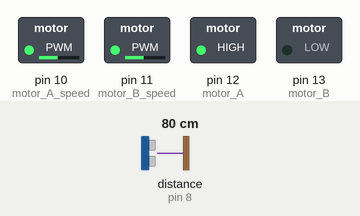
Bench run of a sketch on a simulated Arduino Uno, built with avr-gcc and run on an emulated ATmega328P. Shown: switched loads named in the sketch (green lamp = pin HIGH). The test bench sets the inputs (shaded band); at power-on: distance to the obstacle (sensor on pin 8) 80 cm. The echo pulse lasts 58.3 µs per cm; random numbers use the default seed unless the sketch sets one.

Above: at 1.9 s.
2.0 s: distance to the obstacle (sensor on pin 8) set to 17 cm
3.5 s: distance to the obstacle (sensor on pin 8) set to 14 cm
At 4.4 s:
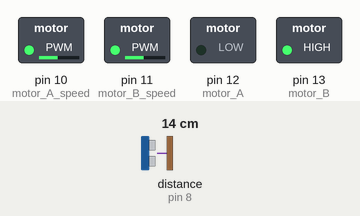
At 5.0 s:
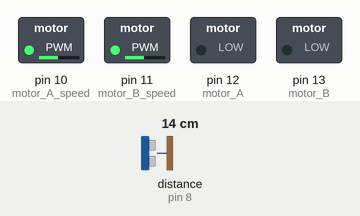
Timing chart, 0 to 12.5 s (numbered marks = the images above; inputs shaded):
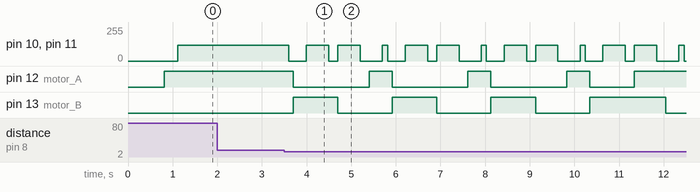

The sketch:

ultrasonic_sensor_code.ino
```cpp
#include <NewPing.h>

#define TRIG_PIN 7
#define ECHO_PIN 8
#define MAX_DISTANCE 200
#define MAX_SPEED 120 // sets speed of DC motors

NewPing sonar(TRIG_PIN, ECHO_PIN, MAX_DISTANCE);

#define motor_A_speed 10
#define motor_B_speed 11
#define motor_A 12
#define motor_B 13
#define MOTORSHIELD "Fundumoto"

boolean goesForward = false;
int distance = 100;
int speedSet = 100;

void setup() {
  Serial.begin(9600);

  pinMode(motor_A, OUTPUT);
  pinMode(motor_B, OUTPUT);
  pinMode(motor_A_speed, OUTPUT);
  pinMode(motor_B_speed, OUTPUT);

  distance = readPing();
  delay(100);
  distance = readPing();
  delay(100);
  distance = readPing();
  delay(100);
  distance = readPing();
  delay(100);
}

void loop() {
  delay(40);
  distance = readPing();

  if (distance <= 15) {
    avoidObstacle();
  } else {
    moveForward();
  }
}

void avoidObstacle() {
  moveStop();
  delay(100);
  moveBackward();
  delay(500);
  moveStop();
  delay(200);
  if (random(2) == 0) {
    turnRight();
  } else {
    turnLeft();
  }
  moveStop();
  delay(200);
  moveForward();
}

int readPing() {
  delay(70);
  int cm = sonar.ping_cm();
  if (cm == 0) {
    cm = 250;
  }
  return cm;
}

void moveStop() {
  analogWrite(motor_A_speed, 0);
  analogWrite(motor_B_speed, 0);
}

void moveForward() {
  if (!goesForward) {
    goesForward = true;
    digitalWrite(motor_A, HIGH);
    digitalWrite(motor_B, LOW);
    for (speedSet = 0; speedSet < MAX_SPEED; speedSet += 2) {
      analogWrite(motor_A_speed, speedSet);
      analogWrite(motor_B_speed, speedSet);
      delay(5);
    }
  }
}

void moveBackward() {
  goesForward = false;
  digitalWrite(motor_A, LOW);
  digitalWrite(motor_B, HIGH);
  for (speedSet = 0; speedSet < MAX_SPEED; speedSet += 2) {
    analogWrite(motor_A_speed, speedSet);
    analogWrite(motor_B_speed, speedSet);
    delay(5);
  }
}

void turnRight() {
  digitalWrite(motor_A, HIGH);
  digitalWrite(motor_B, HIGH);
  analogWrite(motor_A_speed, MAX_SPEED);
  analogWrite(motor_B_speed, MAX_SPEED);
  delay(500);
  moveStop();
}

void turnLeft() {
  digitalWrite(motor_A, LOW);
  digitalWrite(motor_B, LOW);
  analogWrite(motor_A_speed, MAX_SPEED);
  analogWrite(motor_B_speed, MAX_SPEED);
  delay(500);
  moveStop();
}
```

Measured:
- the behaviour switches between 16 and 15 cm on distance to the obstacle (sensor on pin 8) (found by bisection; images 0 and 1)
- after the input at 2.0 s, every drawn part: stays the same
- after the input at 3.5 s, pin 10 (motor_A_speed), pin 11 (motor_B_speed): 118/255 → 0/255 after 0.10 s, then repeats every 2.2 s: 118/255 0.51 s, 0/255 0.20 s, 120/255 0.50 s, 0/255 0.50 s, 118/255 0.12 s, 0/255 0.40 s
